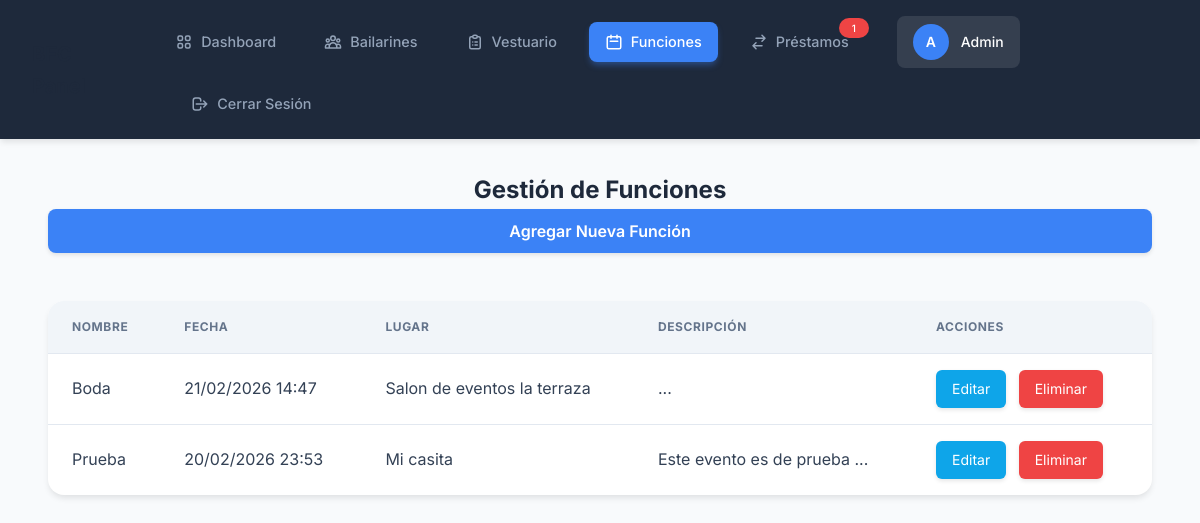
Before: /admin.php?view=funciones (signed in) with the older database file.
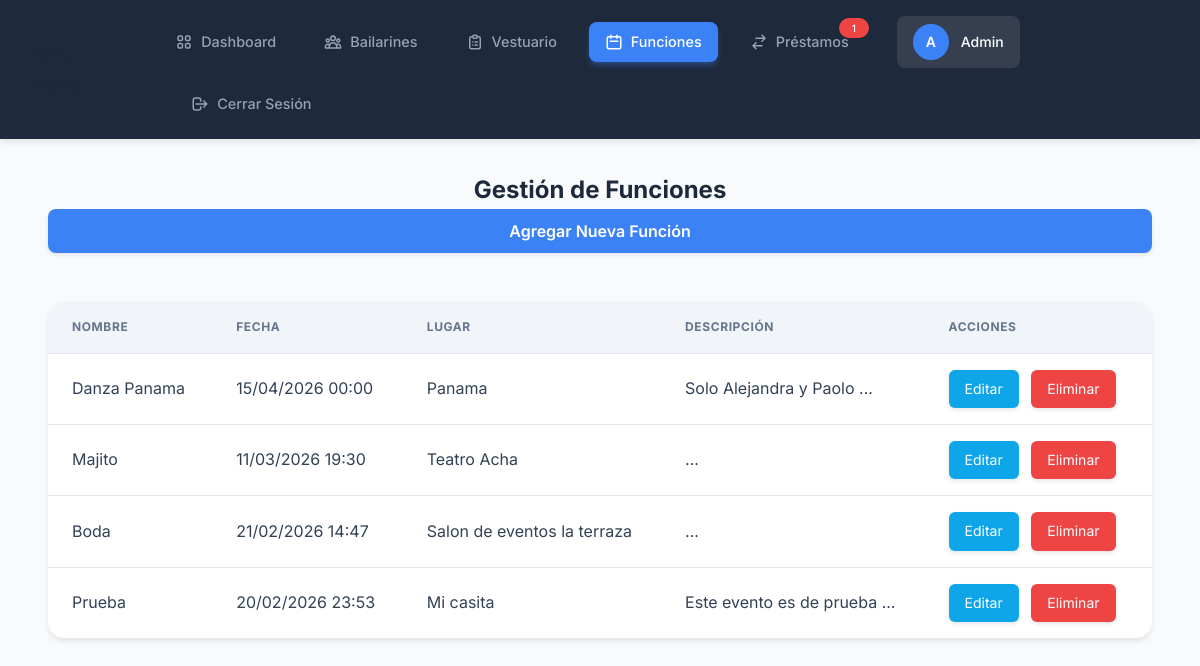
After: the same page with the newer database file.
### tables this page shows
CREATE TABLE `funciones` (
  `id` int NOT NULL,
  `nombre` varchar(150) NOT NULL,
  `fecha` datetime NOT NULL,
  `lugar` varchar(150) DEFAULT NULL,
  `descripcion` text,
  `creado_en` timestamp NOT NULL DEFAULT CURRENT_TIMESTAMP
);

### src/Views/Admin/funciones.php (the view, shortened to what this page needs)
<?php
$stmt = $pdo->query("SELECT * FROM funciones ORDER BY fecha DESC");
$funciones = $stmt->fetchAll();
?>
<div class="section-header">
    <h2>Gestión de Funciones</h2>
    <button id="addBtn" class="btn-submit">Agregar Nueva Función</button>
</div>
<table>
    <thead>
        <tr>
            <th>Nombre</th>
            <th>Fecha</th>
            <th>Lugar</th>
            <th>Descripción</th>
            <th>Acciones</th>
        </tr>
    </thead>
    <tbody>
        <?php foreach ($funciones as $f): ?>
            <tr>
                <td><?php echo htmlspecialchars($f['nombre']); ?></td>
                <td><?php echo date('d/m/Y H:i', strtotime($f['fecha'])); ?></td>
                <td><?php echo htmlspecialchars($f['lugar']); ?></td>
                <td><?php echo htmlspecialchars(substr($f['descripcion'], 0, 50)) . '...'; ?></td>
                <td>
                    <a href="admin.php?view=funciones&edit=<?php echo $f['id']; ?>" class="action-btn btn-edit">Editar</a>
                    <a href="admin.php?view=funciones&delete=<?php echo $f['id']; ?>" onclick="return confirm('¿Seguro?')" class="action-btn btn-delete">Eliminar</a>
                </td>
            </tr>
        <?php endforeach; ?>
    </tbody>
</table>

### public/admin.php (shortened to what this page needs)
<?php
require __DIR__ . '/../bootstrap.php';
$view = isset($_GET['view']) ? $_GET['view'] : 'dashboard';
$stmt = $pdo->query("SELECT COUNT(*) FROM prestamos WHERE estado = 'pendiente'");
$pending_loans = $stmt->fetchColumn();
switch($view) {
    case 'funciones':
        require SRC_PATH . '/Views/Admin/funciones.php';
        break;
        ?>
        <?php
}
$content = ob_get_clean();
?>
<!DOCTYPE html>
<html lang="es">
<head>
    <link rel="stylesheet" href="css/style.css?v=<?php echo time(); ?>">
</head>
<body>
    <div class="admin-layout">
        <header class="admin-header">
            <h2>BFC Panel</h2>
            <nav id="adminNav">
                <a href="?view=dashboard" class="<?php echo $view == 'dashboard' ? 'active' : ''; ?>">
                    Dashboard
                </a>
                <a href="?view=bailarines" class="<?php echo $view == 'bailarines' ? 'active' : ''; ?>">
                    Bailarines
                </a>
                <a href="?view=vestuarios" class="<?php echo $view == 'vestuarios' ? 'active' : ''; ?>">
                    Vestuario
                </a>
                <a href="?view=funciones" class="<?php echo $view == 'funciones' ? 'active' : ''; ?>">
                    <svg class="nav-icon" fill="none" stroke="currentColor" viewBox="0 0 24 24"><path stroke-linecap="round" stroke-linejoin="round" stroke-width="2" d="M8 7V3m8 4V3m-9 8h10M5 21h14a2 2 0 002-2V7a2 2 0 00-2-2H5a2 2 0 00-2 2v12a2 2 0 002 2z"></path></svg>
                    Funciones
                </a>
                <a href="?view=prestamos" class="nav-badge <?php echo $view == 'prestamos' ? 'active' : ''; ?>" <?php echo $pending_loans > 0 ? 'data-count="'.$pending_loans.'"' : ''; ?>>
                    <svg class="nav-icon" fill="none" stroke="currentColor" viewBox="0 0 24 24"><path stroke-linecap="round" stroke-linejoin="round" stroke-width="2" d="M8 7h12m0 0l-4-4m4 4l-4 4m0 6H4m0 0l4 4m-4-4l4-4"></path></svg>
                    Préstamos
                </a>
                <div class="user-section">
                    <div class="user-avatar">A</div>
                    <span class="user-name">Admin</span>
                </div>
                <a href="logout.php" class="logout-link">
                    <svg class="nav-icon" fill="none" stroke="currentColor" viewBox="0 0 24 24"><path stroke-linecap="round" stroke-linejoin="round" stroke-width="2" d="M17 16l4-4m0 0l-4-4m4 4H7m6 4v1a3 3 0 01-3 3H6a3 3 0 01-3-3V7a3 3 0 013-3h4a3 3 0 013 3v1"></path></svg>
                    Cerrar Sesión
                </a>
            </nav>
        </header>
        <main class="admin-content">
            <?php echo $content; ?>
        </main>
    </div>
</body>
</html>

### public/css/style.css (style rules this page uses)
:root { --primary-color: #1e293b; --primary-hover: #0f172a; --secondary-color: #1e293b; --accent-color: #64748b; --text-main: #1e293b; --text-muted: #64748b; --light-bg: #f8fafc; --white: #ffffff; --border-color: #e2e8f0; --font-heading: 'Playfair Display', serif; --font-body: 'Inter', sans-serif; }
* { margin: 0; padding: 0; box-sizing: border-box; }
body { font-family: var(--font-body); line-height: 1.6; color: var(--text-color); background-color: var(--light-bg); }
a { text-decoration: none; color: inherit; transition: var(--transition); }
.btn-submit { width: 100%; padding: 1rem; background: var(--primary-color); color: #fff; border: none; border-radius: 4px; font-size: 1rem; cursor: pointer; transition: var(--transition); }
:root { --primary-color: #ef4444; --primary-hover: #dc2626; --secondary-color: #1e293b; --secondary-light: #334155; --accent-color: #3b82f6; --accent-hover: #2563eb; --success-color: #10b981; --warning-color: #f59e0b; --light-bg: #f8fafc; --white: #ffffff; --text-dark: #1e293b; --text-main: #334155; --text-muted: #64748b; --border-color: #e2e8f0; --shadow-sm: 0 1px 2px rgba(0,0,0,0.05); --shadow-md: 0 4px 6px -1px rgba(0,0,0,0.1); --shadow-lg: 0 10px 15px -3px rgba(0,0,0,0.1); --shadow-xl: 0 20px 25px -5px rgba(0,0,0,0.1); --transition: all 0.3s ease; --font-heading: 'Playfair Display', serif; --font-body: 'Inter', sans-serif; }
.section-header { text-align: center; margin-bottom: 3rem; }

Changed rows visible on the page:
added funciones: nombre "Danza Panama", fecha "15/04/2026 00:00", lugar "Panama", descripcion "Solo Alejandra y Paolo"
added funciones: nombre "Majito", fecha "11/03/2026 19:30", lugar "Teatro Acha"
